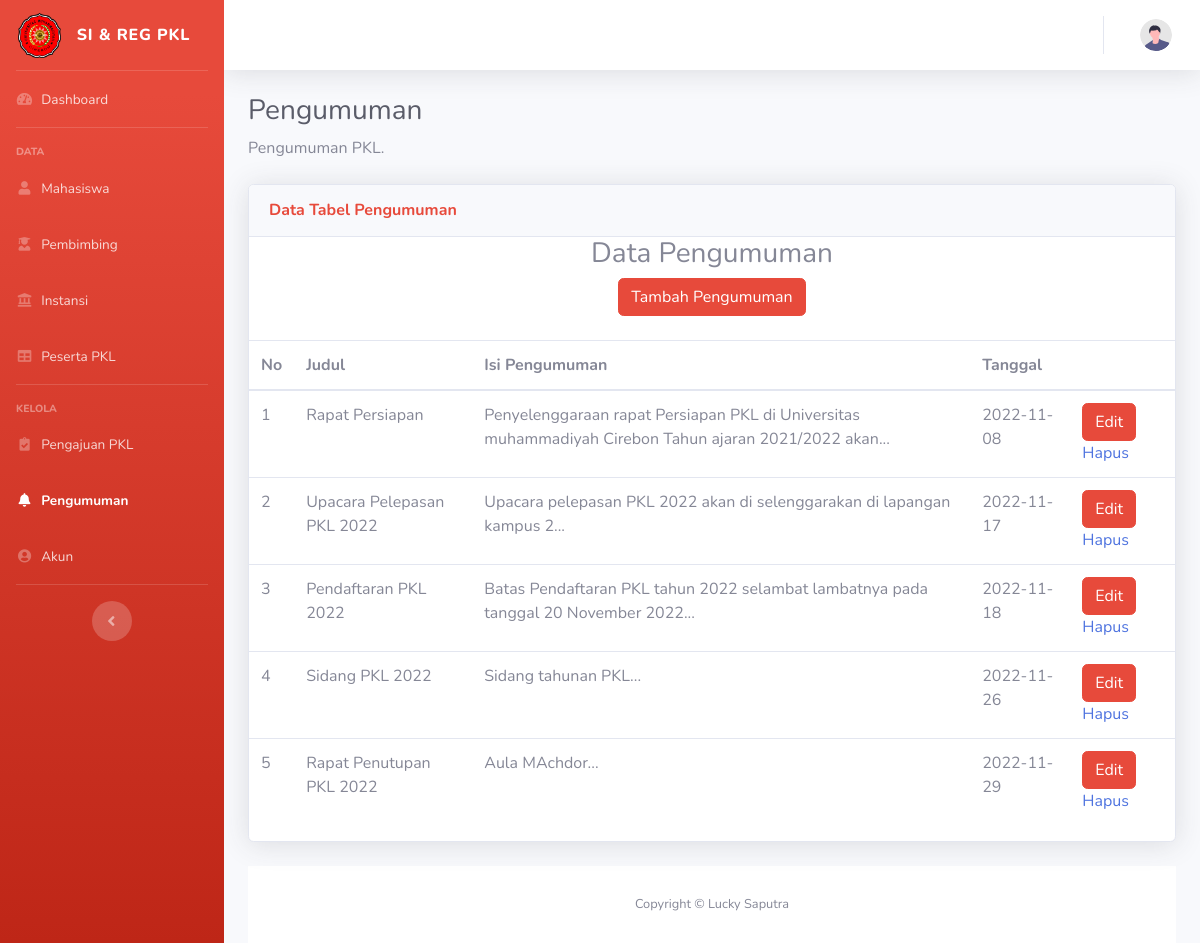
Page /admin/pengumuman.php on the committed database.
### tables this page shows
CREATE TABLE `pengumuman` (
  `id_pengumuman` int(11) NOT NULL,
  `judul` varchar(50) NOT NULL,
  `isi` varchar(100) NOT NULL,
  `tanggal` date NOT NULL
);

### admin/pengumuman.php (the view, shortened to what this page needs)
<?php
  include('../koneksi.php');
  ?>
<!DOCTYPE html>
<html lang="en">
<head>
<link href="vendor/fontawesome-free/css/all.min.css" rel="stylesheet" type="text/css">
<link href="css/sb-admin-2.min.css" rel="stylesheet">
</head>
<body id="page-top">
<div id="wrapper">
    <ul class="navbar-nav bg-gradient-danger  sidebar sidebar-dark accordion" id="accordionSidebar">
        <a class="sidebar-brand d-flex align-items-center justify-content-center" href="dashboard.php">
            <div class="sidebar-brand-icon">
                <img src="../assets/img/faviconumc.png" alt="" width="43" height="45" class="d-inline-block align-text-top">
            </div>
            <div class="sidebar-brand-text mx-3">SI & Reg PKL </div>
        </a>
        <hr class="sidebar-divider my-0">
        <li class="nav-item ">
            <a class="nav-link" href="dashboard.php">
                <i class="fas fa-fw fa-tachometer-alt"></i>
                <span>Dashboard</span></a>
        </li>
        <hr class="sidebar-divider">
        <div class="sidebar-heading">
            Data
        </div>
        <li class="nav-item">
            <a class="nav-link" href="mahasiswa.php">
                <i class="fas fa-fw fa-user"></i>
                <span>Mahasiswa</span></a>
        </li>
            <li class="nav-item">
                <a class="nav-link" href="pembimbing.php">
                    <i class="fas fa-fw fa-user-graduate"></i>
                    <span>Pembimbing</span></a>
            </li>
            <li class="nav-item">
                <a class="nav-link" href="instansi.php">
                    <i class="fas fa-fw fa-landmark"></i>
                    <span>Instansi</span></a>
            </li>
        <li class="nav-item">
                    <a class="nav-link" href="data_peserta.php">
                        <i class="fas fa-fw fa-table"></i>
                        <span>Peserta PKL</span></a>
                </li>
        <hr class="sidebar-divider">
        <div class="sidebar-heading">
            Kelola
        </div>
            <li class="nav-item">
                    <a class="nav-link" href="daftar.php">
                        <i class="fas fa-fw fa-clipboard-check"></i>
                        <span>Pengajuan PKL</span></a>
                </li>
                <li class="nav-item active">
                    <a class="nav-link" href="pengumuman.php">
                        <i class="fas fa-fw fa-bell"></i>
                        <span>Pengumuman</span></a>
                </li>
                <li class="nav-item">
                    <a class="nav-link" href="users.php">
                        <i class="fas fa-fw fa-user-circle"></i>
                        <span>Akun</span></a>
                </li>
        <hr class="sidebar-divider d-none d-md-block">
        <div class="text-center d-none d-md-inline">
            <button class="rounded-circle border-0" id="sidebarToggle"></button>
        </div>
    </ul>
        <div id="content-wrapper" class="d-flex flex-column">
            <div id="content">
                <nav class="navbar navbar-expand navbar-light bg-white topbar mb-4 static-top shadow">
                    <ul class="navbar-nav ml-auto">
                        <li class="nav-item dropdown no-arrow">
                            <a class="nav-link dropdown-toggle" href="#" id="userDropdown" role="button"
                                data-toggle="dropdown" aria-haspopup="true" aria-expanded="false">
                                <img class="img-profile rounded-circle"
                                    src="img/undraw_profile.svg">
                            </a>
                        </li>
                    </ul>
                </nav>
                <div class="container-fluid">
                    <h1 class="h3 mb-2 text-gray-800">Pengumuman</h1>
                    <p class="mb-4">Pengumuman PKL.</p>
                    <div class="card shadow mb-4">
                        <div class="card-header py-3">
                            <h6 class="m-0 font-weight-bold text-danger">Data Tabel Pengumuman</h6>
                        </div>
                                        <center><h3>Data Pengumuman</h3><center>
<button type="button" class="btn btn-danger" data-toggle="modal" data-target="#exampleModal">
  Tambah Pengumuman
</button>
    <br>
                    <br/>
                    <table class="table table-hover">
                    <thead>
                        <tr>
                        <th scope="col">No</th>
                        <th scope="col">Judul</th>
                        <th scope="col">Isi Pengumuman</th>
                        <th scope="col">Tanggal</th>
                        <th scope="col"></th>
                        </tr>
                    </thead>
                    <tbody>
                    <?php
                    $query = "SELECT * FROM pengumuman ORDER BY id_pengumuman ASC";
                    $result = mysqli_query($kon, $query);
                    $no = 1;
                    while($row = mysqli_fetch_assoc($result))
                    {
                    ?>
                    <tr>
                        <td  scope="row"><?php echo $no; ?></td>
                        <td  scope="row"><?php echo $row['judul']; ?></td>
                        <td> <?php echo substr($row['isi'], 0, 100); ?>...</td>
                        <td  scope="row"><?php echo $row['tanggal']; ?></td>
                        <td  scope="row">
                        <button type="button" class="btn btn-danger" data-toggle="modal" data-target="#exampleModal<?php echo $row['id_pengumuman'];?>">
                            Edit
                            </button>
                            <a href="pengumuman/hapus_Pengumuman.php?id=<?php echo $row['id_pengumuman']; ?>" onclick="return confirm('Anda yakin akan menghapus data ini?')">Hapus</a>
                        </td>
                    </tr>
                    <?php
                        $no++;
                    }
                    ?>
                    </tbody>
                    </table>
                        </div>
            <footer class="sticky-footer bg-white">
                <div class="container my-auto">
                    <div class="copyright text-center my-auto">
                        <span>Copyright &copy; Lucky Saputra</span>
                    </div>
                </div>
            </footer>
        </div>
    </div>
</body>
</html>

### rows in the picture
pengumuman: judul "Rapat Persiapan", isi "Penyelenggaraan rapat Persiapan PKL di Universitas muhammadiyah Cirebon Tahun ajaran 2021/2022 akan", tanggal "2022-11-08"
pengumuman: judul "Upacara Pelepasan PKL 2022", isi "Upacara pelepasan PKL 2022 akan di selenggarakan di lapangan kampus 2", tanggal "2022-11-17"
pengumuman: judul "Pendaftaran PKL 2022", isi "Batas Pendaftaran PKL tahun 2022 selambat lambatnya pada tanggal 20 November 2022", tanggal "2022-11-18"
pengumuman: judul "Sidang PKL 2022", isi "Sidang tahunan PKL", tanggal "2022-11-26"
pengumuman: judul "Rapat Penutupan PKL 2022", isi "Aula MAchdor", tanggal "2022-11-29"
